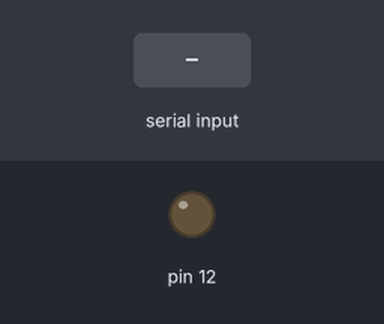
The sketch below on a simulated Arduino Uno, built with avr-gcc and run on an emulated ATmega328P. Parts: output pins drawn as LEDs (lit = HIGH). Dashed ring = blinking. Inputs (shaded band) come from the test bench. What the sketch prints to the serial monitor is not drawn.

Above: at 1.2 s.
1.3 s: "90,45\n" received over Serial
At 2.1 s:
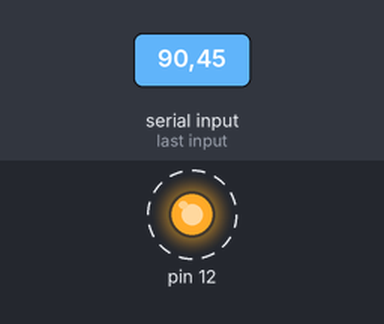
Timing chart, 0 to 10.3 s (numbered marks = the images above; inputs shaded):
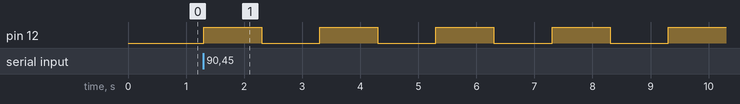

The sketch:

inputinarduino.ino
```cpp
int numblinks, j;
String msg = "How many times you want to blink it :";
void setup() {
  // put your setup code here, to run once:
  Serial.begin(9600);
  pinMode(12, OUTPUT);
}

void loop() {
  // put your main code here, to run repeatedly:
  Serial.println(msg);
  while (Serial.available() == 0) {
  }
  numblinks = Serial.parseInt();
  // radius = Serial.parseFloat(); for floating point numbers
  for (j = 1; j <= numblinks; j++) {
    digitalWrite(12, HIGH);
    delay(1000);
    digitalWrite(12, LOW);
    delay(1000);
  }
}
```

Measured:
- after the input at 1.3 s, pin 12: alternates HIGH for 1.0 s and LOW for 1.0 s, starting at once
